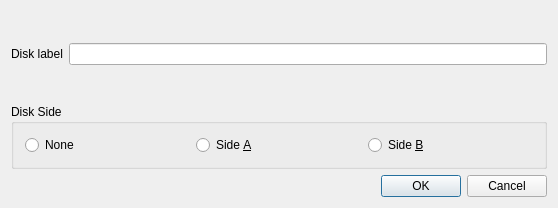
<ui version="4.0" >
 <class>DiskLabelDialog</class>
 <widget class="QDialog" name="DiskLabelDialog" >
  <property name="geometry" >
   <rect>
    <x>0</x>
    <y>0</y>
    <width>558</width>
    <height>208</height>
   </rect>
  </property>
  <property name="windowTitle" >
   <string>Enter Disk Label</string>
  </property>
  <layout class="QGridLayout" >
   <item row="0" column="0" >
    <spacer>
     <property name="orientation" >
      <enum>Qt::Vertical</enum>
     </property>
     <property name="sizeHint" >
      <size>
       <width>20</width>
       <height>40</height>
      </size>
     </property>
    </spacer>
   </item>
   <item row="1" column="0" colspan="2" >
    <layout class="QHBoxLayout" >
     <item>
      <widget class="QLabel" name="textLabel1" >
       <property name="text" >
        <string>Disk label</string>
       </property>
       <property name="buddy" >
        <cstring>diskLabelLineEdit</cstring>
       </property>
      </widget>
     </item>
     <item>
      <widget class="QLineEdit" name="diskLabelLineEdit" />
     </item>
    </layout>
   </item>
   <item row="2" column="1" >
    <spacer>
     <property name="orientation" >
      <enum>Qt::Vertical</enum>
     </property>
     <property name="sizeHint" >
      <size>
       <width>20</width>
       <height>40</height>
      </size>
     </property>
    </spacer>
   </item>
   <item row="3" column="0" colspan="2" >
    <widget class="QGroupBox" name="diskSideButtonGroup" >
     <property name="title" >
      <string>Disk Side</string>
     </property>
     <layout class="QGridLayout" >
      <item row="0" column="0" >
       <widget class="QRadioButton" name="noneButton" >
        <property name="text" >
         <string>None</string>
        </property>
       </widget>
      </item>
      <item row="0" column="1" >
       <widget class="QRadioButton" name="sideAButton" >
        <property name="text" >
         <string>Side &amp;A</string>
        </property>
       </widget>
      </item>
      <item row="0" column="2" >
       <widget class="QRadioButton" name="sideBButton" >
        <property name="text" >
         <string>Side &amp;B</string>
        </property>
       </widget>
      </item>
     </layout>
    </widget>
   </item>
   <item row="4" column="0" colspan="2" >
    <widget class="QDialogButtonBox" name="buttonBox" >
     <property name="standardButtons" >
      <set>QDialogButtonBox::Cancel|QDialogButtonBox::NoButton|QDialogButtonBox::Ok</set>
     </property>
    </widget>
   </item>
  </layout>
 </widget>
 <layoutdefault spacing="6" margin="11" />
 <pixmapfunction>qPixmapFromMimeSource</pixmapfunction>
 <resources/>
 <connections/>
</ui>
